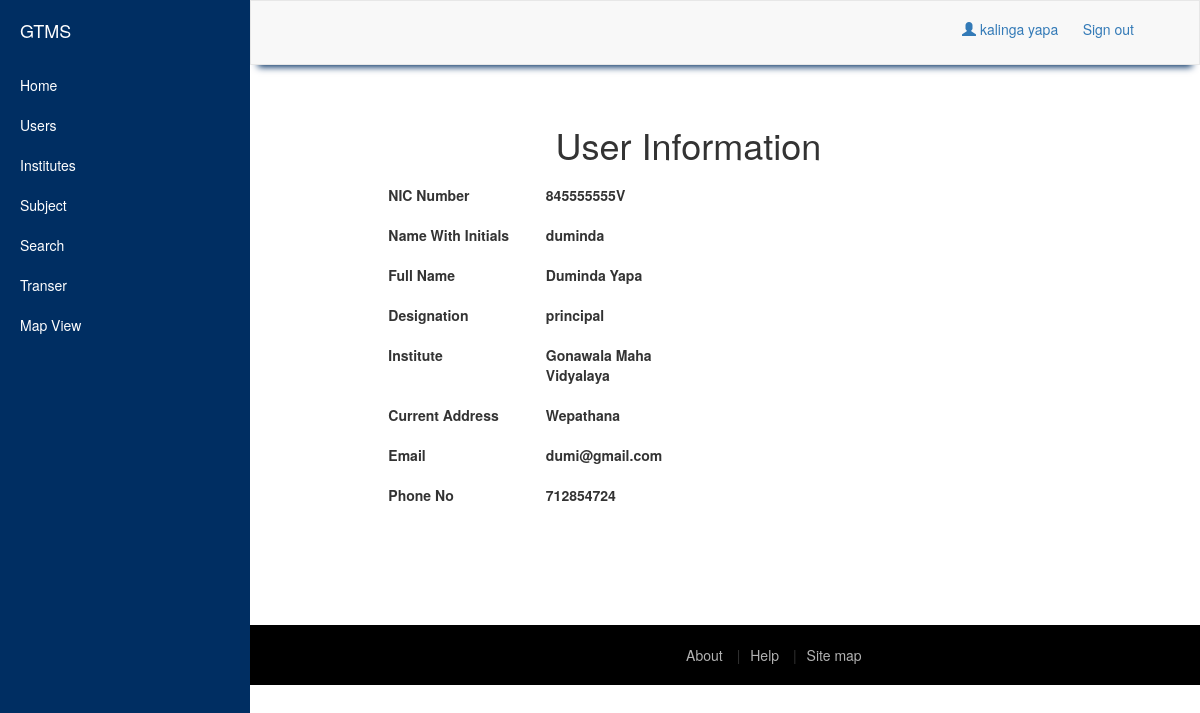
Screenshot of /interfaces/searchResult.php?rslt_ID=845555555V (signed in) with the database file from the repository.
### tables this page shows
CREATE TABLE IF NOT EXISTS `employee` (
  `nic` varchar(12) NOT NULL,
  `instituteID` int(11) NOT NULL,
  `province_OfficeID` int(2) DEFAULT NULL,
  `zonalOffics_ID` int(2) DEFAULT NULL,
  `SchoolID` int(2) DEFAULT NULL,
  `roleType` int(11) NOT NULL,
  `designationTypeID` int(11) NOT NULL,
  `nameWithInitials` varchar(100) DEFAULT NULL,
  `fullName` varchar(200) DEFAULT NULL,
  `employeementID` varchar(45) DEFAULT NULL,
  `email` varchar(60) DEFAULT NULL,
  `currentAddress` varchar(200) DEFAULT NULL,
  `gender` varchar(10) DEFAULT NULL,
  `marrigeState` varchar(10) DEFAULT NULL,
  `mobileNum` int(10) DEFAULT NULL,
  PRIMARY KEY (`nic`),
  KEY `employee_instituteID_idx` (`instituteID`),
  KEY `employee_roleTypeID_idx` (`roleType`),
  KEY `employee_designationTypeID_idx` (`designationTypeID`)
);

CREATE TABLE IF NOT EXISTS `designation` (
  `designationTypeID` int(11) NOT NULL AUTO_INCREMENT,
  `designation` varchar(100) DEFAULT NULL,
  PRIMARY KEY (`designationTypeID`)
);

CREATE TABLE IF NOT EXISTS `school` (
  `schoolID` int(11) NOT NULL AUTO_INCREMENT,
  `schoolName` varchar(150) NOT NULL DEFAULT '0',
  `instituteID` int(11) NOT NULL,
  `provinceOfficeID` int(11) NOT NULL,
  `zonalOfficeID` int(11) NOT NULL,
  `schoolTypeID` int(11) NOT NULL,
  `numOfStudents` int(11) DEFAULT NULL,
  `lat` float DEFAULT NULL,
  `lng` float DEFAULT NULL,
  PRIMARY KEY (`schoolID`),
  KEY `schoolInstituteID_idx` (`instituteID`),
  KEY `school_schooltypeID_idx` (`schoolTypeID`),
  KEY `school_zonalID_idx` (`zonalOfficeID`),
  KEY `school_provinceID_idx` (`provinceOfficeID`)
);

### interfaces/searchResult.php (the view, shortened to what this page needs)
<?php
$con = new DBCon();
$conn = $con->connection();
$nameWithInitials = $fullName = $email = $currentAddress = $gender = $mobileNum = $instituteName = $designationName = "";
$rcvd_nic = $_GET['rslt_ID'];
$query = "SELECT * FROM employee WHERE nic = '" . $rcvd_nic . "' LIMIT 1 ";
$result = mysqli_query($conn, $query);
if (mysqli_num_rows($result) == 1) {
            while ($row = mysqli_fetch_assoc($result)) {
                $instituteID = $row["instituteID"];
                $designationTypeID = $row["designationTypeID"];
                $nameWithInitials = $row["nameWithInitials"];
                $fullName = $row["fullName"];
                $email = $row["email"];
                $currentAddress = $row["currentAddress"];
                $mobileNum = $row["mobileNum"];
            }
            $query2 = "SELECT * FROM province_office WHERE instituteID = '" . $instituteID . "' LIMIT 1 ";
            $result2 = mysqli_query($conn, $query2);
            $query3 = "SELECT * FROM zonal_office WHERE instituteID = '" . $instituteID . "' LIMIT 1 ";
            $result3 = mysqli_query($conn, $query3);
            $query4 = "SELECT * FROM school WHERE instituteID = '" . $instituteID . "' LIMIT 1 ";
            $result4 = mysqli_query($conn, $query4);
            if (mysqli_num_rows($result2) == 1) {
            	while ($row = mysqli_fetch_assoc($result2)) {
            		$instituteName = $row["province"];
            	}
            }
            else if(mysqli_num_rows($result3) == 1){
            	while ($row = mysqli_fetch_assoc($result3)) {
            		$instituteName = $row["zonalName"];
            	}
            }
            else if(mysqli_num_rows($result4) == 1){
            	while ($row = mysqli_fetch_assoc($result4)) {
            		$instituteName = $row["schoolName"];
            	}
            }
            else{
            	$instituteName = "Ministry of Education";
            }
            $query5 = "SELECT * FROM designation WHERE designationTypeID = '" . $designationTypeID . "' LIMIT 1 ";
            $result5 = mysqli_query($conn, $query5);
            if (mysqli_num_rows($result5) == 1) {
            	while ($row = mysqli_fetch_assoc($result5)) {
            		$designationName = $row["designation"];
            	}
            }
}
 ?>
<!DOCTYPE html>
<html lang="en">
    <head>
        <link href="../assets/css/bootstrap.min.css" rel="stylesheet">
        <link href="../assets/css/simple-sidebar.css" rel="stylesheet">
        <link href="../assets/css/home.css" rel="stylesheet">
        <link href="../assets/css/smallbox.css" rel="stylesheet">
        <link href="../assets/css/footer.css" rel="stylesheet">
        <link href="../assets/css/navbar_styles.css" rel="stylesheet">
    </head>
    <body>
        <div id="wrapper" >
            <?php include 'sideBarAdmin.php' ?>
            <?php include 'navigationBar.php' ?>
            <div id="page-content-wrapper" style="min-height: 540px;">
                <div class="container-fluid">
                    <div class="col-lg-9 col-lg-offset-1">
                        <div align="center" style="padding-bottom:10px;">
                            <h1>User Information</h1>
                        </div>
                            <div class="row">
                                <div class="form-group col-lg-12 col-md-12 col-sm-12">
                                    <div class="row">
                                        <div class="form-group col-lg-12 col-md-12 col-sm-12">
                                            <label  for="nic" class="control-label col-xs-6 col-sm-3 col-md-3 col-lg-3" style="display: inline-block; text-align: left;">NIC Number </label>
                                            <div class="col-xs-6 col-sm-3 col-md-3 col-lg-3">
                                            <label><?php echo $rcvd_nic; ?></label>
                                            </div>
                                        </div>
                                    </div>
                                    <div class="row">
                                        <div class="form-group col-lg-12 col-md-12 col-sm-12">
                                            <label  for="nic" class="control-label col-xs-6 col-sm-3 col-md-3 col-lg-3" style="display: inline-block; text-align: left;">Name With Initials </label>
                                            <div class="col-xs-6 col-sm-3 col-md-3 col-lg-3">
                                            	<label><?php echo $nameWithInitials; ?></label>
                                            </div>
                                        </div>
                                    </div>
                                    <div class="row">
                                        <div class="form-group col-lg-12 col-md-12 col-sm-12">
                                            <label  for="nic" class="control-label col-xs-6 col-sm-3 col-md-3 col-lg-3" style="display: inline-block; text-align: left;">Full Name</label>
                                            <div class="col-xs-6 col-sm-3 col-md-3 col-lg-3">
                                            	<label><?php echo $fullName; ?></label>
                                            </div>
                                        </div>
                                    </div>
                                    <div class="row">
                                        <div class="form-group col-lg-12 col-md-12 col-sm-12">
                                            <label  for="nic" class="control-label col-xs-6 col-sm-3 col-md-3 col-lg-3" style="display: inline-block; text-align: left;">Designation </label>
                                            <div class="col-xs-6 col-sm-3 col-md-3 col-lg-3">
                                            	<label><?php echo $designationName; ?></label>
                                            </div>
                                        </div>
                                    </div>
                                    <div class="row">
                                        <div class="form-group col-lg-12 col-md-12 col-sm-12">
                                            <label  for="nic" class="control-label col-xs-6 col-sm-3 col-md-3 col-lg-3" style="display: inline-block; text-align: left;">Institute </label>
                                            <div class="col-xs-6 col-sm-3 col-md-3 col-lg-3">
                                            	<label><?php echo $instituteName; ?></label>
                                            </div>
                                        </div>
                                    </div>
                                    <div class="row">
                                        <div class="form-group col-lg-12 col-md-12 col-sm-12">
                                            <label  for="nic" class="control-label col-xs-6 col-sm-3 col-md-3 col-lg-3" style="display: inline-block; text-align: left;">Current Address</label>
                                            <div class="col-xs-6 col-sm-3 col-md-3 col-lg-3">
                                            	<label><?php echo $currentAddress; ?></label>
                                            </div>
                                        </div>
                                    </div>
                                    <div class="row">
                                        <div class="form-group col-lg-12 col-md-12 col-sm-12">
                                            <label  for="nic" class="control-label col-xs-6 col-sm-3 col-md-3 col-lg-3" style="display: inline-block; text-align: left;">Email</label>
                                            <div class="col-xs-6 col-sm-3 col-md-3 col-lg-3">
                                            	<label><?php echo $email; ?></label>
                                            </div>
                                        </div>
                                    </div>
                                    <div class="row">
                                        <div class="form-group col-lg-12 col-md-12 col-sm-12">
                                            <label  for="nic" class="control-label col-xs-6 col-sm-3 col-md-3 col-lg-3" style="display: inline-block; text-align: left;">Phone No </label>
                                            <div class="col-xs-6 col-sm-3 col-md-3 col-lg-3">
                                            	<label><?php echo $mobileNum; ?></label>
                                            </div>
                                        </div>
                                    </div>
                                </div>
                            </div>
                    </div>
                </div>
            </div>
            <?php include 'footer.php' ?>
        </div>
    </body>
</html>

### interfaces/sideBarAdmin.php (shortened to what this page needs)
<div id="sidebar-wrapper" style="">
    <ul class="sidebar-nav">
        <li class="sidebar-brand">
            <a href="#" style="height: 80px;">
                GTMS
            </a>
        </li>
        <li>
            <a class="slide_font" href="interface_0.1.php">Home</a>
        </li>
        <li>
            <a  data-toggle="collapse" class="slide_font" href="#collapse1">Users</a>
        </li>
        <li>
            <a class="slide_font" data-toggle="collapse" href="#collapse2">Institutes</a>
        </li>
        <li>
            <a class="slide_font" data-toggle="collapse" href="#collapse6">Subject</a>
        </li>
       <li>
            <a class="slide_font" data-toggle="collapse" href="#collapse7">Search</a>
        </li>
        <li>
            <a class="slide_font" data-toggle="collapse" href="#collapse8">Transer</a>
        </li>
        <li>
            <a href="mapview.php" class="ajax_load slide_font">Map View</a>
        </li>
    </ul>
</div>

### interfaces/navigationBar.php (shortened to what this page needs)
<nav class="navbar navbar-default" style="height: 65px; border-radius:0px;">
    <div class="col-md-3 pull-right" style="margin-top: 18px;padding-left: 0px;">
        <a href="viewProfile.php" >
            <span class="glyphicon glyphicon-user"></span> <?php echo $_SESSION["fullName"] ?>
        </a>
        <div class="pull-right" style="padding-right:50px;">
            <a href="../classes/signout.php">Sign out</a>
        </div>
    </div>
</nav>

### interfaces/footer.php (shortened to what this page needs)
<footer>
    <div class="footer footer_col">
        <div class="col-md-6 col-md-offset-2">
            <ul class="footer-nav">
                <li><a href="AboutUs.aspx">About</a></li>
                <li><a href="Help.aspx">Help</a></li>
                <li><a href="AdminSitemap.aspx">Site map</a></li>
            </ul>
        </div>
        <div class="col-md-2 col-md-offset-2">
        </div>
    </div>
</footer>

### assets/css/simple-sidebar.css (style rules this page uses)
#wrapper { padding-left: 0; -webkit-transition: all 0.5s ease; -moz-transition: all 0.5s ease; -o-transition: all 0.5s ease; transition: all 0.5s ease; }
#sidebar-wrapper { z-index: 1000; position: fixed; left: 250px; width: 0; height: 100%; margin-left: -250px; overflow-y: auto; background: #002E62; -webkit-transition: all 0.5s ease; -moz-transition: all 0.5s ease; -o-transition: all 0.5s ease; transition: all 0.5s ease; }
#page-content-wrapper { width: 100%; position: absolute; padding: 15px; }
.sidebar-nav { position: absolute; top: 0; width: 250px; margin: 0; padding: 0; list-style: none; }
.sidebar-nav li { text-indent: 20px; line-height: 40px; }
.sidebar-nav li a { display: block; text-decoration: none; color: #FFF; }
.sidebar-nav > .sidebar-brand { height: 65px; font-size: 18px; line-height: 60px; }
.sidebar-nav > .sidebar-brand a { color: #999999; }
@media (min-width:768px) { #wrapper { padding-left: 250px; } }
@media (min-width:768px) { #sidebar-wrapper { width: 250px; } }
@media (min-width:768px) { #page-content-wrapper { padding: 20px; position: relative; } }

### assets/css/footer.css (style rules this page uses)
.footer { right: 0; bottom: 0; left: 0; height: 60px; padding: 2rem; background-color: #333333; text-align: center; }
.footer-nav { text-align: end; list-style: none; }
.footer-nav li { display: inline; }
.footer-nav li:not(:first-child):before { content: '|'; padding: 0px 10px; }
.footer-nav a { color:#b2b2b2; }

### assets/css/navbar_styles.css (style rules this page uses)
.navbar { -webkit-box-shadow: 0 10px 7px -8px #002E62; -moz-box-shadow: 0 10px 7px -8px #002E62; box-shadow: 0 10px 7px -8px #002E62; }

### interfaces/footer.php (style rules this page uses)
.footer_col { background: #000; }

### rows the page displays
employee: nameWithInitials "duminda", fullName "Duminda Yapa", currentAddress "Wepathana", email "dumi@gmail.com", mobileNum "712854724"
designation: designation "principal"
school: schoolName "Gonawala Maha Vidyalaya"

### other values shown
$_SESSION["fullName"] "kalinga yapa"
$rcvd_nic "845555555V"
